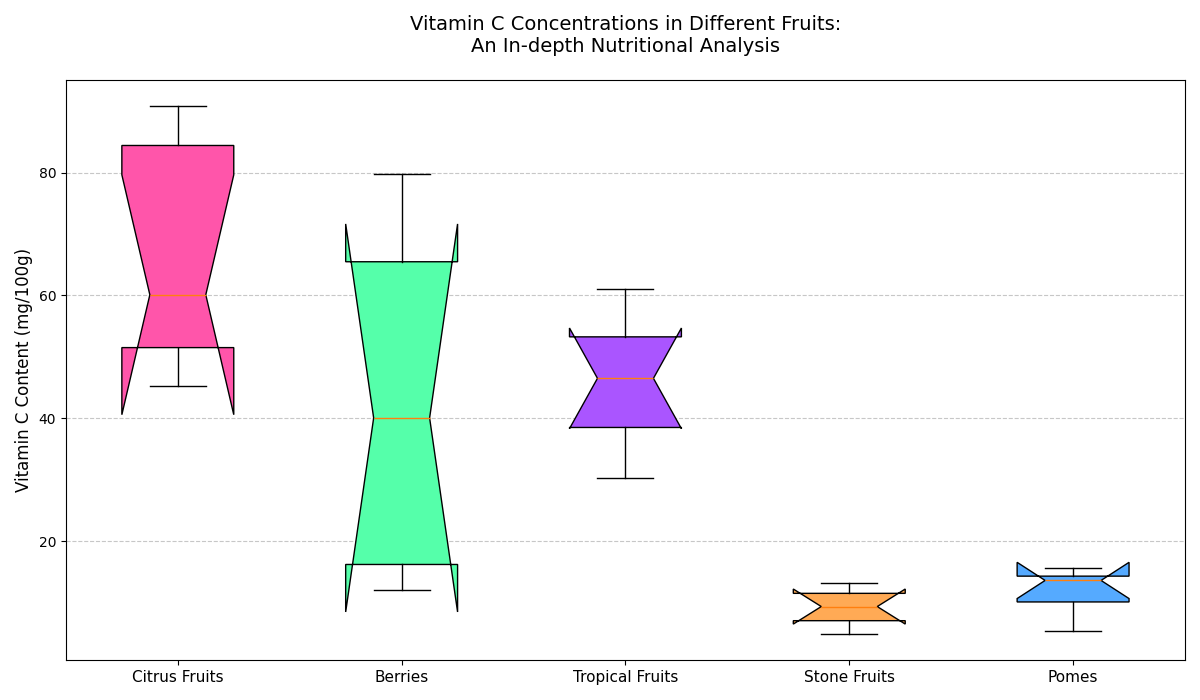

Recreate this plot in Python.
import matplotlib.pyplot as plt
import numpy as np

# Data: Vitamin C content (mg/100g) for different fruit groups
citrus_fruits = [53.2, 60.1, 90.8, 88.3, 80.5, 45.2, 49.8]
berries = [12.1, 58.8, 67.7, 21.3, 79.7, 14.5]
tropical_fruits = [61.1, 30.2, 36.4, 45.4, 52.4, 39.2, 55.8, 47.6]
stone_fruits = [6.6, 8.4, 10.3, 4.9, 11.9, 13.2]
pomes = [5.4, 14.3, 13.6, 10.1, 15.7]

# Compile data into a list
data = [citrus_fruits, berries, tropical_fruits, stone_fruits, pomes]
fruit_groups = ['Citrus Fruits', 'Berries', 'Tropical Fruits', 'Stone Fruits', 'Pomes']

# Create vertical box plot
fig, ax = plt.subplots(figsize=(12, 7))
box_colors = ['#FF55AA', '#55FFAA', '#AA55FF', '#FFAA55', '#55AAFF']  # New set of colors 

# Plot with custom box colors and styles
bp = ax.boxplot(data, vert=True, patch_artist=True, notch=True, whis=1.5)

# Customize each box color
for patch, color in zip(bp['boxes'], box_colors):
    patch.set_facecolor(color)

# Set x-axis labels to match the fruit groups
ax.set_xticklabels(fruit_groups, fontsize=11)
ax.set_ylabel('Vitamin C Content (mg/100g)', fontsize=12)
ax.set_title('Vitamin C Concentrations in Different Fruits:\nAn In-depth Nutritional Analysis', fontsize=14, pad=20)

# Add grid for better readability
ax.yaxis.grid(True, linestyle='--', alpha=0.7)

# Adjust layout to prevent overlap and enhance clarity
plt.tight_layout()

# Show plot
plt.show()
